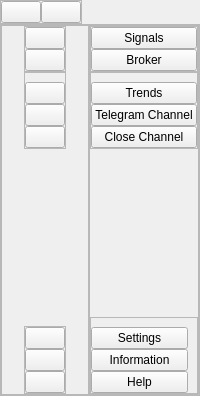
     <widget class="QWidget" name="menuContainer" native="true">
      <layout class="QVBoxLayout" name="verticalLayout">
       <property name="spacing">
        <number>0</number>
       </property>
       <property name="leftMargin">
        <number>0</number>
       </property>
       <property name="topMargin">
        <number>0</number>
       </property>
       <property name="rightMargin">
        <number>0</number>
       </property>
       <property name="bottomMargin">
        <number>0</number>
       </property>
       <item alignment="Qt::AlignLeft|Qt::AlignTop">
        <widget class="QFrame" name="sizeSetting">
         <property name="frameShape">
          <enum>QFrame::StyledPanel</enum>
         </property>
         <property name="frameShadow">
          <enum>QFrame::Raised</enum>
         </property>
         <layout class="QHBoxLayout" name="horizontalLayout_2">
          <property name="spacing">
           <number>0</number>
          </property>
          <property name="leftMargin">
           <number>0</number>
          </property>
          <property name="topMargin">
           <number>0</number>
          </property>
          <property name="rightMargin">
           <number>0</number>
          </property>
          <property name="bottomMargin">
           <number>0</number>
          </property>
          <item>
           <widget class="QPushButton" name="showBtn">
            <property name="text">
             <string/>
            </property>
            <property name="icon">
             <iconset resource="icons/icons.qrc">
              <normaloff>:/appicon/menu.svg</normaloff>:/appicon/menu.svg</iconset>
            </property>
            <property name="iconSize">
             <size>
              <width>25</width>
              <height>25</height>
             </size>
            </property>
           </widget>
          </item>
          <item>
           <widget class="QPushButton" name="hideBtn">
            <property name="text">
             <string/>
            </property>
            <property name="icon">
             <iconset resource="icons/icons.qrc">
              <normaloff>:/appicon/x-octagon.svg</normaloff>:/appicon/x-octagon.svg</iconset>
            </property>
            <property name="iconSize">
             <size>
              <width>25</width>
              <height>25</height>
             </size>
            </property>
           </widget>
          </item>
         </layout>
        </widget>
       </item>
       <item>
        <widget class="QFrame" name="menuSubContainer">
         <property name="sizePolicy">
          <sizepolicy hsizetype="Preferred" vsizetype="Expanding">
           <horstretch>0</horstretch>
           <verstretch>0</verstretch>
          </sizepolicy>
         </property>
         <property name="frameShape">
          <enum>QFrame::StyledPanel</enum>
         </property>
         <property name="frameShadow">
          <enum>QFrame::Raised</enum>
         </property>
         <layout class="QHBoxLayout" name="horizontalLayout_14">
          <property name="spacing">
           <number>0</number>
          </property>
          <property name="leftMargin">
           <number>0</number>
          </property>
          <property name="topMargin">
           <number>0</number>
          </property>
          <property name="rightMargin">
           <number>0</number>
          </property>
          <property name="bottomMargin">
           <number>0</number>
          </property>
          <item>
           <widget class="QFrame" name="iconMenu">
            <property name="styleSheet">
             <string notr="true">#sizeSetting QPushButton{
	background-color: rgb(31, 35, 42);
	padding-top: 5px;
	padding-bottom: 5px;
	margin: 5px 0;
	text-align: center;
	border-radius: 8px;
	border: 2px solid rgb(31, 35, 42);
}

#sizeSetting QPushButton:hover{
	background-color: qlineargradient(spread:pad, x1:0, y1:0, x2:1, y2:0.233, stop:0 rgba(0, 0, 0, 255), stop:1 rgba(58, 60, 70, 255));
}
</string>
            </property>
            <property name="frameShape">
             <enum>QFrame::StyledPanel</enum>
            </property>
            <property name="frameShadow">
             <enum>QFrame::Raised</enum>
            </property>
            <layout class="QVBoxLayout" name="verticalLayout_42">
             <property name="spacing">
              <number>0</number>
             </property>
             <property name="leftMargin">
              <number>0</number>
             </property>
             <property name="topMargin">
              <number>0</number>
             </property>
             <property name="rightMargin">
              <number>0</number>
             </property>
             <property name="bottomMargin">
              <number>0</number>
             </property>
             <item alignment="Qt::AlignHCenter|Qt::AlignTop">
              <widget class="QFrame" name="frame_22">
               <property name="frameShape">
                <enum>QFrame::StyledPanel</enum>
               </property>
               <property name="frameShadow">
                <enum>QFrame::Raised</enum>
               </property>
               <layout class="QVBoxLayout" name="verticalLayout_43">
                <property name="spacing">
                 <number>0</number>
                </property>
                <property name="leftMargin">
                 <number>0</number>
                </property>
                <property name="topMargin">
                 <number>0</number>
                </property>
                <property name="rightMargin">
                 <number>0</number>
                </property>
                <property name="bottomMargin">
                 <number>0</number>
                </property>
                <item>
                 <widget class="QPushButton" name="signalBtn_2">
                  <property name="layoutDirection">
                   <enum>Qt::LeftToRight</enum>
                  </property>
                  <property name="text">
                   <string/>
                  </property>
                  <property name="icon">
                   <iconset resource="icons/icons.qrc">
                    <normaloff>:/appicon/bar-chart-2.svg</normaloff>:/appicon/bar-chart-2.svg</iconset>
                  </property>
                  <property name="iconSize">
                   <size>
                    <width>25</width>
                    <height>25</height>
                   </size>
                  </property>
                 </widget>
                </item>
                <item>
                 <widget class="QPushButton" name="brokerBtn_2">
                  <property name="layoutDirection">
                   <enum>Qt::LeftToRight</enum>
                  </property>
                  <property name="text">
                   <string/>
                  </property>
                  <property name="icon">
                   <iconset resource="icons/icons.qrc">
                    <normaloff>:/appicon/users.svg</normaloff>:/appicon/users.svg</iconset>
                  </property>
                  <property name="iconSize">
                   <size>
                    <width>25</width>
                    <height>25</height>
                   </size>
                  </property>
                 </widget>
                </item>
               </layout>
              </widget>
             </item>
             <item alignment="Qt::AlignHCenter|Qt::AlignVCenter">
              <widget class="QFrame" name="frame_23">
               <property name="layoutDirection">
                <enum>Qt::LeftToRight</enum>
               </property>
               <property name="frameShape">
                <enum>QFrame::StyledPanel</enum>
               </property>
               <property name="frameShadow">
                <enum>QFrame::Raised</enum>
               </property>
               <layout class="QVBoxLayout" name="verticalLayout_44">
                <property name="spacing">
                 <number>0</number>
                </property>
                <property name="leftMargin">
                 <number>0</number>
                </property>
                <property name="topMargin">
                 <number>9</number>
                </property>
                <property name="rightMargin">
                 <number>0</number>
                </property>
                <property name="bottomMargin">
                 <number>0</number>
                </property>
                <item>
                 <widget class="QPushButton" name="trendBtn_2">
                  <property name="layoutDirection">
                   <enum>Qt::LeftToRight</enum>
                  </property>
                  <property name="text">
                   <string/>
                  </property>
                  <property name="icon">
                   <iconset resource="icons/icons.qrc">
                    <normaloff>:/appicon/trending-up.svg</normaloff>:/appicon/trending-up.svg</iconset>
                  </property>
                  <property name="iconSize">
                   <size>
                    <width>25</width>
                    <height>25</height>
                   </size>
                  </property>
                 </widget>
                </item>
                <item>
                 <widget class="QPushButton" name="telegramBtn_2">
                  <property name="layoutDirection">
                   <enum>Qt::LeftToRight</enum>
                  </property>
                  <property name="text">
                   <string/>
                  </property>
                  <property name="icon">
                   <iconset resource="icons/icons.qrc">
                    <normaloff>:/appicon/send.svg</normaloff>:/appicon/send.svg</iconset>
                  </property>
                  <property name="iconSize">
                   <size>
                    <width>25</width>
                    <height>25</height>
                   </size>
                  </property>
                 </widget>
                </item>
                <item>
                 <widget class="QPushButton" name="closeChannelBtn_2">
                  <property name="toolTip">
                   <string>close telegram notification channel</string>
                  </property>
                  <property name="layoutDirection">
                   <enum>Qt::LeftToRight</enum>
                  </property>
                  <property name="text">
                   <string/>
                  </property>
                  <property name="icon">
                   <iconset resource="icons/icons.qrc">
                    <normaloff>:/appicon/chevron-left.svg</normaloff>:/appicon/chevron-left.svg</iconset>
                  </property>
                  <property name="iconSize">
                   <size>
                    <width>25</width>
                    <height>25</height>
                   </size>
                  </property>
                 </widget>
                </item>
               </layout>
              </widget>
             </item>
             <item>
              <spacer name="verticalSpacer_2">
               <property name="orientation">
                <enum>Qt::Vertical</enum>
               </property>
               <property name="sizeHint" stdset="0">
                <size>
                 <width>20</width>
                 <height>132</height>
                </size>
               </property>
              </spacer>
             </item>
             <item alignment="Qt::AlignHCenter|Qt::AlignBottom">
              <widget class="QFrame" name="frame_24">
               <property name="layoutDirection">
                <enum>Qt::LeftToRight</enum>
               </property>
               <property name="frameShape">
                <enum>QFrame::StyledPanel</enum>
               </property>
               <property name="frameShadow">
                <enum>QFrame::Raised</enum>
               </property>
               <layout class="QVBoxLayout" name="verticalLayout_45">
                <property name="spacing">
                 <number>0</number>
                </property>
                <property name="leftMargin">
                 <number>0</number>
                </property>
                <property name="topMargin">
                 <number>0</number>
                </property>
                <property name="rightMargin">
                 <number>0</number>
                </property>
                <property name="bottomMargin">
                 <number>0</number>
                </property>
                <item>
                 <widget class="QPushButton" name="settingBtn_2">
                  <property name="layoutDirection">
                   <enum>Qt::LeftToRight</enum>
                  </property>
                  <property name="text">
                   <string/>
                  </property>
                  <property name="icon">
                   <iconset resource="icons/icons.qrc">
                    <normaloff>:/appicon/settings.svg</normaloff>:/appicon/settings.svg</iconset>
                  </property>
                  <property name="iconSize">
                   <size>
                    <width>25</width>
                    <height>25</height>
                   </size>
                  </property>
                 </widget>
                </item>
                <item>
                 <widget class="QPushButton" name="infoBtn_2">
                  <property name="layoutDirection">
                   <enum>Qt::LeftToRight</enum>
                  </property>
                  <property name="text">
                   <string/>
                  </property>
                  <property name="icon">
                   <iconset resource="icons/icons.qrc">
                    <normaloff>:/appicon/info.svg</normaloff>:/appicon/info.svg</iconset>
                  </property>
                  <property name="iconSize">
                   <size>
                    <width>25</width>
                    <height>25</height>
                   </size>
                  </property>
                 </widget>
                </item>
                <item>
                 <widget class="QPushButton" name="helpBtn_2">
                  <property name="layoutDirection">
                   <enum>Qt::LeftToRight</enum>
                  </property>
                  <property name="text">
                   <string/>
                  </property>
                  <property name="icon">
                   <iconset resource="icons/icons.qrc">
                    <normaloff>:/appicon/help-circle.svg</normaloff>:/appicon/help-circle.svg</iconset>
                  </property>
                  <property name="iconSize">
                   <size>
                    <width>25</width>
                    <height>25</height>
                   </size>
                  </property>
                 </widget>
                </item>
               </layout>
              </widget>
             </item>
            </layout>
           </widget>
          </item>
          <item>
           <widget class="QFrame" name="fullMenu">
            <property name="frameShape">
             <enum>QFrame::StyledPanel</enum>
            </property>
            <property name="frameShadow">
             <enum>QFrame::Raised</enum>
            </property>
            <layout class="QVBoxLayout" name="verticalLayout_41">
             <property name="spacing">
              <number>0</number>
             </property>
             <property name="leftMargin">
              <number>0</number>
             </property>
             <property name="topMargin">
              <number>0</number>
             </property>
             <property name="rightMargin">
              <number>0</number>
             </property>
             <property name="bottomMargin">
              <number>0</number>
             </property>
             <item alignment="Qt::AlignTop">
              <widget class="QFrame" name="frame_3">
               <property name="frameShape">
                <enum>QFrame::StyledPanel</enum>
               </property>
               <property name="frameShadow">
                <enum>QFrame::Raised</enum>
               </property>
               <layout class="QVBoxLayout" name="verticalLayout_3">
                <property name="spacing">
                 <number>0</number>
                </property>
                <property name="leftMargin">
                 <number>0</number>
                </property>
                <property name="topMargin">
                 <number>0</number>
                </property>
                <property name="rightMargin">
                 <number>0</number>
                </property>
                <property name="bottomMargin">
                 <number>0</number>
                </property>
                <item>
                 <widget class="QPushButton" name="signalBtn">
                  <property name="layoutDirection">
                   <enum>Qt::RightToLeft</enum>
                  </property>
                  <property name="text">
                   <string>Signals</string>
                  </property>
                  <property name="icon">
                   <iconset resource="icons/icons.qrc">
                    <normaloff>:/appicon/bar-chart-2.svg</normaloff>:/appicon/bar-chart-2.svg</iconset>
                  </property>
                  <property name="iconSize">
                   <size>
                    <width>25</width>
                    <height>25</height>
                   </size>
                  </property>
                 </widget>
                </item>
                <item>
                 <widget class="QPushButton" name="brokerBtn">
                  <property name="layoutDirection">
                   <enum>Qt::RightToLeft</enum>
                  </property>
                  <property name="text">
                   <string>Broker</string>
                  </property>
                  <property name="icon">
                   <iconset resource="icons/icons.qrc">
                    <normaloff>:/appicon/users.svg</normaloff>:/appicon/users.svg</iconset>
                  </property>
                  <property name="iconSize">
                   <size>
                    <width>25</width>
                    <height>25</height>
                   </size>
                  </property>
                 </widget>
                </item>
               </layout>
              </widget>
             </item>
             <item alignment="Qt::AlignVCenter">
              <widget class="QFrame" name="frame_2">
               <property name="frameShape">
                <enum>QFrame::StyledPanel</enum>
               </property>
               <property name="frameShadow">
                <enum>QFrame::Raised</enum>
               </property>
               <layout class="QVBoxLayout" name="verticalLayout_4">
                <property name="spacing">
                 <number>0</number>
                </property>
                <property name="leftMargin">
                 <number>0</number>
                </property>
                <property name="rightMargin">
                 <number>0</number>
                </property>
                <property name="bottomMargin">
                 <number>0</number>
                </property>
                <item>
                 <widget class="QPushButton" name="trendBtn">
                  <property name="layoutDirection">
                   <enum>Qt::RightToLeft</enum>
                  </property>
                  <property name="text">
                   <string>Trends</string>
                  </property>
                  <property name="icon">
                   <iconset resource="icons/icons.qrc">
                    <normaloff>:/appicon/trending-up.svg</normaloff>:/appicon/trending-up.svg</iconset>
                  </property>
                  <property name="iconSize">
                   <size>
                    <width>25</width>
                    <height>25</height>
                   </size>
                  </property>
                 </widget>
                </item>
                <item>
                 <widget class="QPushButton" name="telegramBtn">
                  <property name="layoutDirection">
                   <enum>Qt::RightToLeft</enum>
                  </property>
                  <property name="text">
                   <string>Telegram Channel</string>
                  </property>
                  <property name="icon">
                   <iconset resource="icons/icons.qrc">
                    <normaloff>:/appicon/send.svg</normaloff>:/appicon/send.svg</iconset>
                  </property>
                  <property name="iconSize">
                   <size>
                    <width>25</width>
                    <height>25</height>
                   </size>
                  </property>
                 </widget>
                </item>
                <item>
                 <widget class="QPushButton" name="closeChannelBtn">
                  <property name="toolTip">
                   <string>close telegram notification channel</string>
                  </property>
                  <property name="layoutDirection">
                   <enum>Qt::RightToLeft</enum>
                  </property>
                  <property name="text">
                   <string>Close Channel</string>
                  </property>
                  <property name="icon">
                   <iconset resource="icons/icons.qrc">
                    <normaloff>:/appicon/send.svg</normaloff>:/appicon/send.svg</iconset>
                  </property>
                  <property name="iconSize">
                   <size>
                    <width>25</width>
                    <height>25</height>
                   </size>
                  </property>
                 </widget>
                </item>
               </layout>
              </widget>
             </item>
             <item>
              <spacer name="verticalSpacer">
               <property name="orientation">
                <enum>Qt::Vertical</enum>
               </property>
               <property name="sizeHint" stdset="0">
                <size>
                 <width>20</width>
                 <height>168</height>
                </size>
               </property>
              </spacer>
             </item>
             <item alignment="Qt::AlignBottom">
              <widget class="QFrame" name="frame_20">
               <property name="frameShape">
                <enum>QFrame::StyledPanel</enum>
               </property>
               <property name="frameShadow">
                <enum>QFrame::Raised</enum>
               </property>
               <layout class="QVBoxLayout" name="verticalLayout_5">
                <property name="spacing">
                 <number>0</number>
                </property>
                <property name="leftMargin">
                 <number>0</number>
                </property>
                <property name="bottomMargin">
                 <number>0</number>
                </property>
                <item>
                 <widget class="QPushButton" name="settingBtn">
                  <property name="layoutDirection">
                   <enum>Qt::RightToLeft</enum>
                  </property>
                  <property name="text">
                   <string>Settings</string>
                  </property>
                  <property name="icon">
                   <iconset resource="icons/icons.qrc">
                    <normaloff>:/appicon/settings.svg</normaloff>:/appicon/settings.svg</iconset>
                  </property>
                  <property name="iconSize">
                   <size>
                    <width>25</width>
                    <height>25</height>
                   </size>
                  </property>
                 </widget>
                </item>
                <item>
                 <widget class="QPushButton" name="infoBtn">
                  <property name="layoutDirection">
                   <enum>Qt::RightToLeft</enum>
                  </property>
                  <property name="text">
                   <string>Information</string>
                  </property>
                  <property name="icon">
                   <iconset resource="icons/icons.qrc">
                    <normaloff>:/appicon/info.svg</normaloff>:/appicon/info.svg</iconset>
                  </property>
                  <property name="iconSize">
                   <size>
                    <width>25</width>
                    <height>25</height>
                   </size>
                  </property>
                 </widget>
                </item>
                <item>
                 <widget class="QPushButton" name="helpBtn">
                  <property name="layoutDirection">
                   <enum>Qt::RightToLeft</enum>
                  </property>
                  <property name="text">
                   <string>Help</string>
                  </property>
                  <property name="icon">
                   <iconset resource="icons/icons.qrc">
                    <normaloff>:/appicon/help-circle.svg</normaloff>:/appicon/help-circle.svg</iconset>
                  </property>
                  <property name="iconSize">
                   <size>
                    <width>25</width>
                    <height>25</height>
                   </size>
                  </property>
                 </widget>
                </item>
               </layout>
              </widget>
             </item>
            </layout>
           </widget>
          </item>
         </layout>
        </widget>
       </item>
      </layout>
     </widget>
